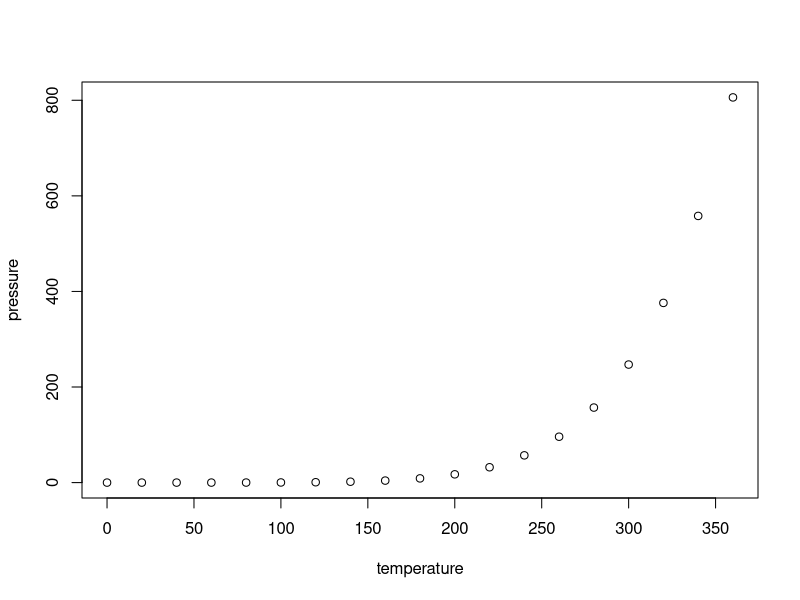
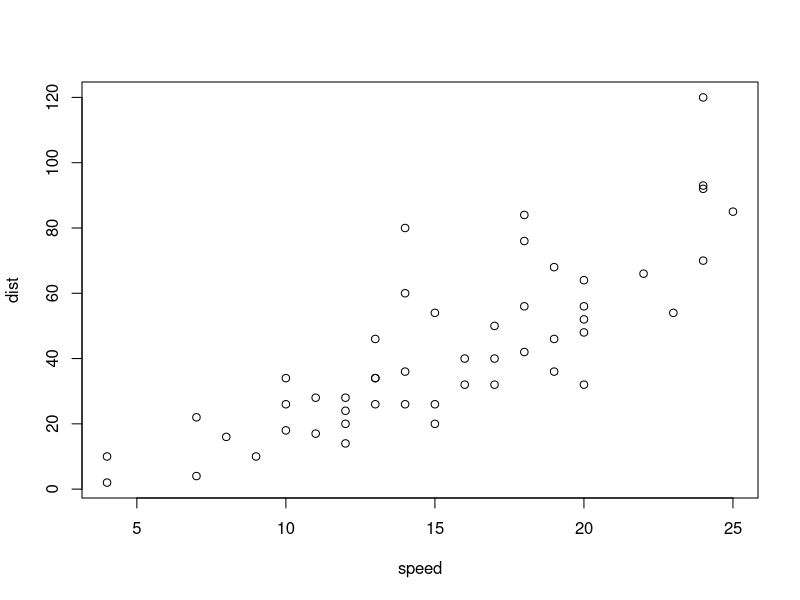
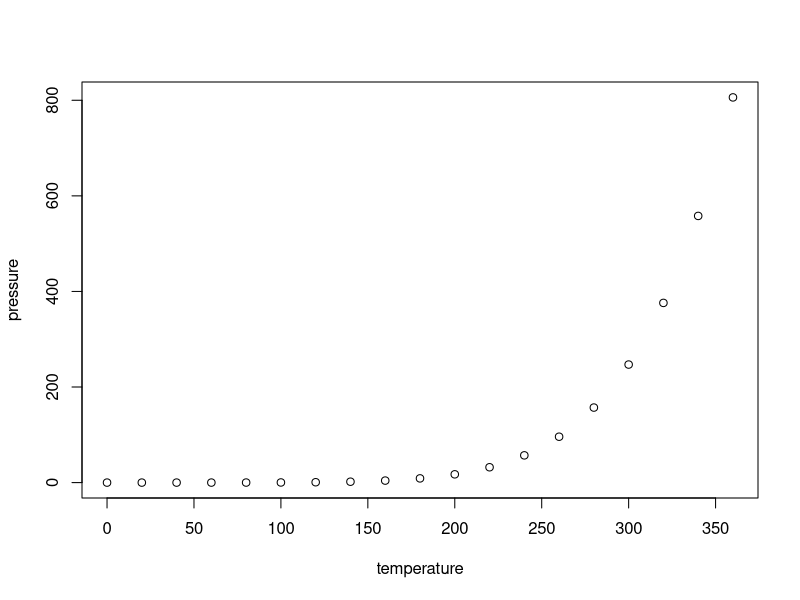
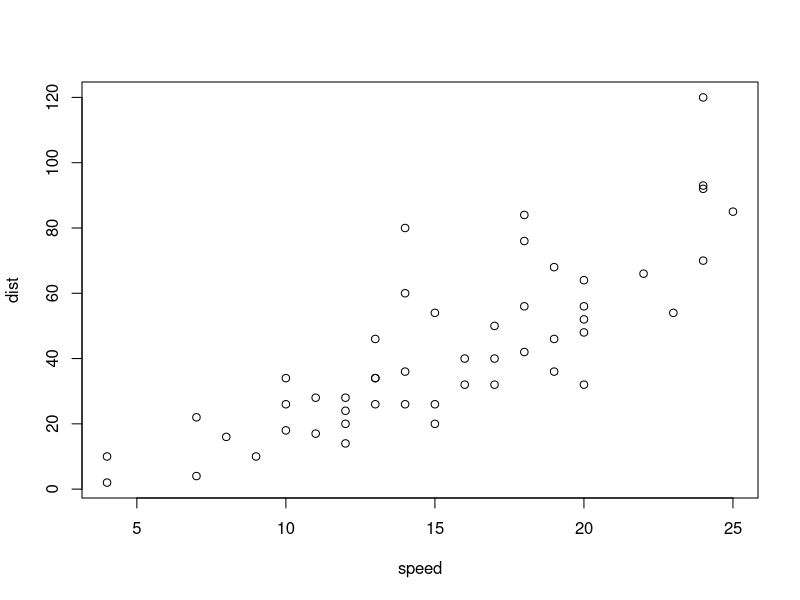

These charts were generated, in order, by the following R code:
## ---- chunk 1
knitr::opts_chunk$set(echo = TRUE)
## ---- chunk 2
summary(cars)

lm(cars)


## ---- chunk 3

plot(pressure)

plot(cars)


## ---- chunk 4

plot(pressure)

plot(cars)


